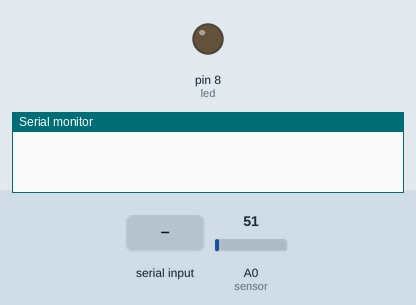
Recording of a sketch running on a simulated Arduino Uno, built with avr-gcc and run on an emulated ATmega328P. Parts: output pins drawn as LEDs (lit = HIGH), the last lines printed to the serial monitor. Inputs (shaded band) come from the test bench; at power-on: A0 (sensor) = 51.

Above: at 1.2 s.
1.3 s: "1" received over Serial
At 2.1 s:
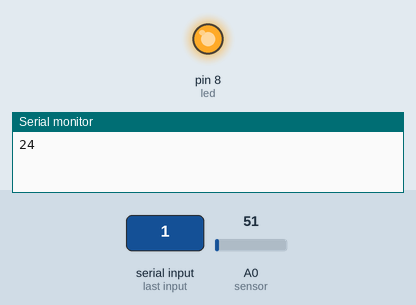
2.8 s: "2" received over Serial
At 3.2 s:
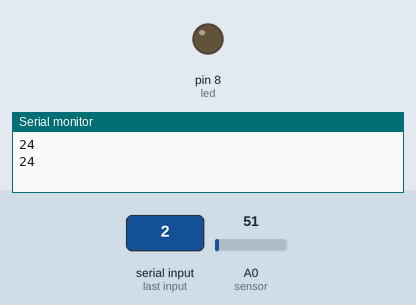
Timing chart, 0 to 5.8 s (numbered marks = the images above; inputs shaded):
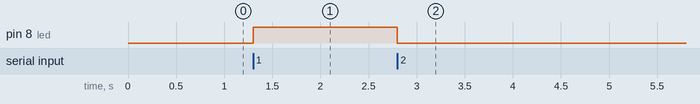

Measured:
- after the input at 1.3 s, pin 8 (led): LOW → HIGH at once
- after the input at 2.8 s, pin 8 (led): HIGH → LOW at once

The sketch:

code-arduino.ino
```cpp
/* ===========================================
 * Algoritmo que laz a leitura do LM35
 * e converte em kelvin(K) e fahrenheit(°F)
 * e tambem um teste de leds
 *
 * Integration with Python Interface (tkinter)
 * ===========================================
 */

const int sensor = A0;                         // Pino AN0 para leitura do sensor
int value_sensor = 0;                          // variable to store the value sensor

int led = 8;                                   // Pino onde o led está D8
char serial_rd;                                // Variavel que recebe o que foi enviado pela interface

void setup(){
  Serial.begin(9600);                          // iniciando comunicação
  pinMode(led, OUTPUT);                        // Define o led como saída
  pinMode(sensor, INPUT);                      // Define sensor como entrada
}

void loop()
{
  if(Serial.available())
  {

    serial_rd = Serial.read();                // Recebe o que foi enviado pela interface

    if(serial_rd == '1'){
      digitalWrite(led, HIGH);                // If(Se) receber 1 liga o led
    }
    if(serial_rd == '2'){
      digitalWrite(led, LOW);                 // If(Se) receber 2 desliga o led
    }

    value_sensor = analogRead(sensor);        // Variavel que armazena o valor do sensor 0 - 1023

    // Convertendo os valores de (bits) para ser como medidas de temperaturas

    value_sensor = value_sensor * 500;       // o sensor está ligado a 5 volts e ele envia 0.01 volt por grau
    value_sensor = value_sensor / 1023;      // e dividindo por 1023 conseguimos o valor real de leitura em °C

    Serial.println(value_sensor);            // Escreve/envia o valor pela serial
    delay(1000);
  }
}
```
